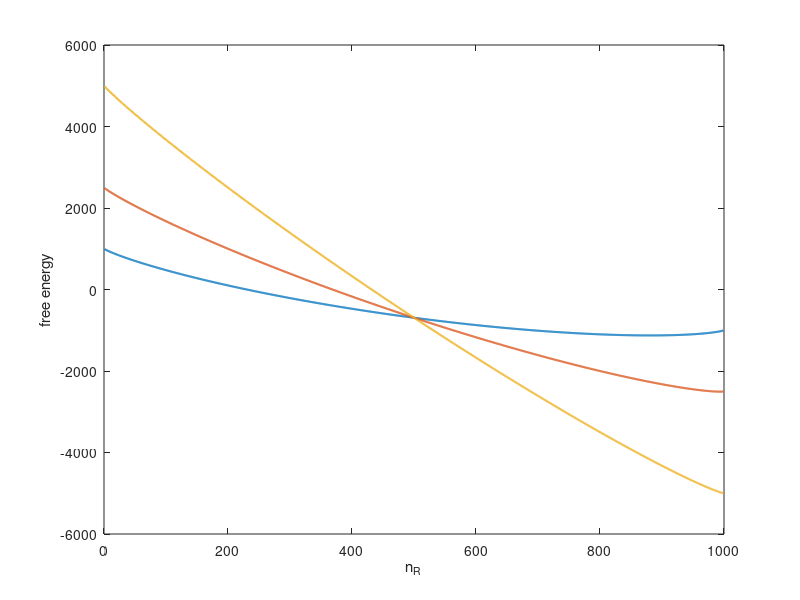

Write the MATLAB code that produced this figure. (Note: this script raises an error after producing the figure.)
% Define variables for plotting the free energy
a = 1; % in Rob's favorite arbitrary units
N = 1000; % Number of segments in the chain

% Define array containing all possible length values
nArray = 1:N - 1;

% Choose different values for "mg" == force
force = [1, 2.5, 5]; % in kBT units


%%

% Initialize value to save the free energy values
% NOTE: We use N + 1 because we have to consider zero!
freeEnergy = zeros(length(force), N - 1);

% Loop through energies computing the free energy
for f=1:length(force)
    % Compute the free energy
    freeEnergy(f, :) = - force(f) .* (2 .* nArray - N) .* a...
        - (N .* log(N) - nArray .* log(nArray)...
        - (N - nArray) .* log(N - nArray));
end %for

%%

plot(nArray, freeEnergy, 'LineWidth', 1.5)
xlabel('n_R')
ylabel('free energy')
legend(force)